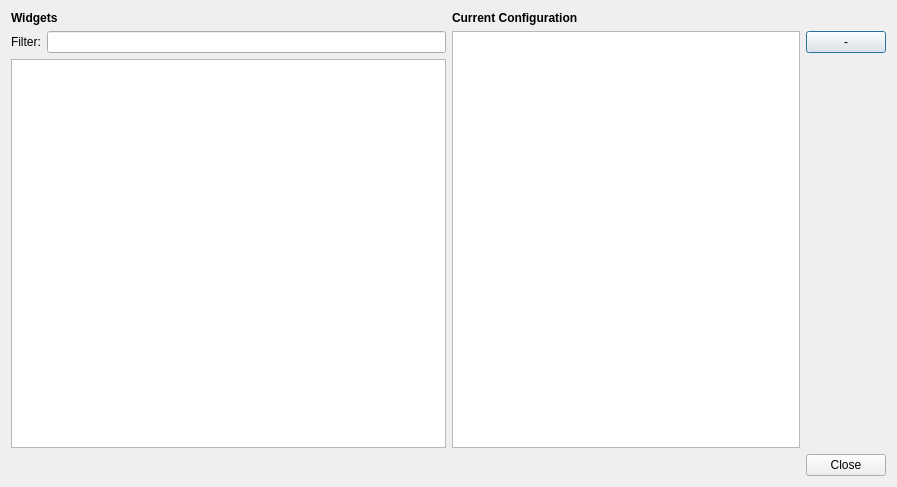
<?xml version="1.0" encoding="UTF-8"?>
<ui version="4.0">
 <class>GUIConfigurationDialog</class>
 <widget class="QDialog" name="GUIConfigurationDialog">
  <property name="geometry">
   <rect>
    <x>0</x>
    <y>0</y>
    <width>897</width>
    <height>487</height>
   </rect>
  </property>
  <property name="windowTitle">
   <string>Configure GUI</string>
  </property>
  <layout class="QVBoxLayout" name="verticalLayout_2">
   <item>
    <layout class="QVBoxLayout" name="verticalLayout" stretch="0">
     <item>
      <layout class="QHBoxLayout" name="horizontalLayout">
       <item>
        <layout class="QVBoxLayout" name="verticalLayout_6">
         <item>
          <widget class="QLabel" name="label">
           <property name="text">
            <string>&lt;b&gt;Widgets&lt;/b&gt;</string>
           </property>
          </widget>
         </item>
         <item>
          <layout class="QHBoxLayout" name="horizontalLayout_3">
           <item>
            <widget class="QLabel" name="label_3">
             <property name="text">
              <string>Filter:</string>
             </property>
            </widget>
           </item>
           <item>
            <widget class="QLineEdit" name="filter_edit"/>
           </item>
          </layout>
         </item>
         <item>
          <widget class="QTreeView" name="widget_types">
           <property name="sizePolicy">
            <sizepolicy hsizetype="Minimum" vsizetype="Expanding">
             <horstretch>0</horstretch>
             <verstretch>0</verstretch>
            </sizepolicy>
           </property>
           <property name="dragEnabled">
            <bool>true</bool>
           </property>
           <property name="dragDropMode">
            <enum>QAbstractItemView::DragOnly</enum>
           </property>
          </widget>
         </item>
        </layout>
       </item>
       <item>
        <layout class="QVBoxLayout" name="verticalLayout_8">
         <item>
          <widget class="QLabel" name="label_2">
           <property name="text">
            <string>&lt;b&gt;Current Configuration&lt;/b&gt;</string>
           </property>
          </widget>
         </item>
         <item>
          <layout class="QHBoxLayout" name="horizontalLayout_2">
           <item>
            <widget class="QTreeView" name="widget_treeview">
             <property name="acceptDrops">
              <bool>true</bool>
             </property>
             <property name="dragEnabled">
              <bool>true</bool>
             </property>
             <property name="dragDropOverwriteMode">
              <bool>true</bool>
             </property>
             <property name="dragDropMode">
              <enum>QAbstractItemView::DragDrop</enum>
             </property>
            </widget>
           </item>
           <item>
            <layout class="QVBoxLayout" name="verticalLayout_11">
             <item>
              <widget class="QPushButton" name="button_remove">
               <property name="text">
                <string>-</string>
               </property>
              </widget>
             </item>
             <item>
              <spacer name="verticalSpacer">
               <property name="orientation">
                <enum>Qt::Vertical</enum>
               </property>
               <property name="sizeHint" stdset="0">
                <size>
                 <width>20</width>
                 <height>40</height>
                </size>
               </property>
              </spacer>
             </item>
            </layout>
           </item>
          </layout>
         </item>
        </layout>
       </item>
      </layout>
     </item>
    </layout>
   </item>
   <item>
    <widget class="QDialogButtonBox" name="buttonBox">
     <property name="standardButtons">
      <set>QDialogButtonBox::Close</set>
     </property>
     <property name="centerButtons">
      <bool>false</bool>
     </property>
    </widget>
   </item>
  </layout>
 </widget>
 <resources/>
 <connections>
  <connection>
   <sender>buttonBox</sender>
   <signal>clicked(QAbstractButton*)</signal>
   <receiver>GUIConfigurationDialog</receiver>
   <slot>accept()</slot>
   <hints>
    <hint type="sourcelabel">
     <x>815</x>
     <y>948</y>
    </hint>
    <hint type="destinationlabel">
     <x>815</x>
     <y>493</y>
    </hint>
   </hints>
  </connection>
 </connections>
</ui>
